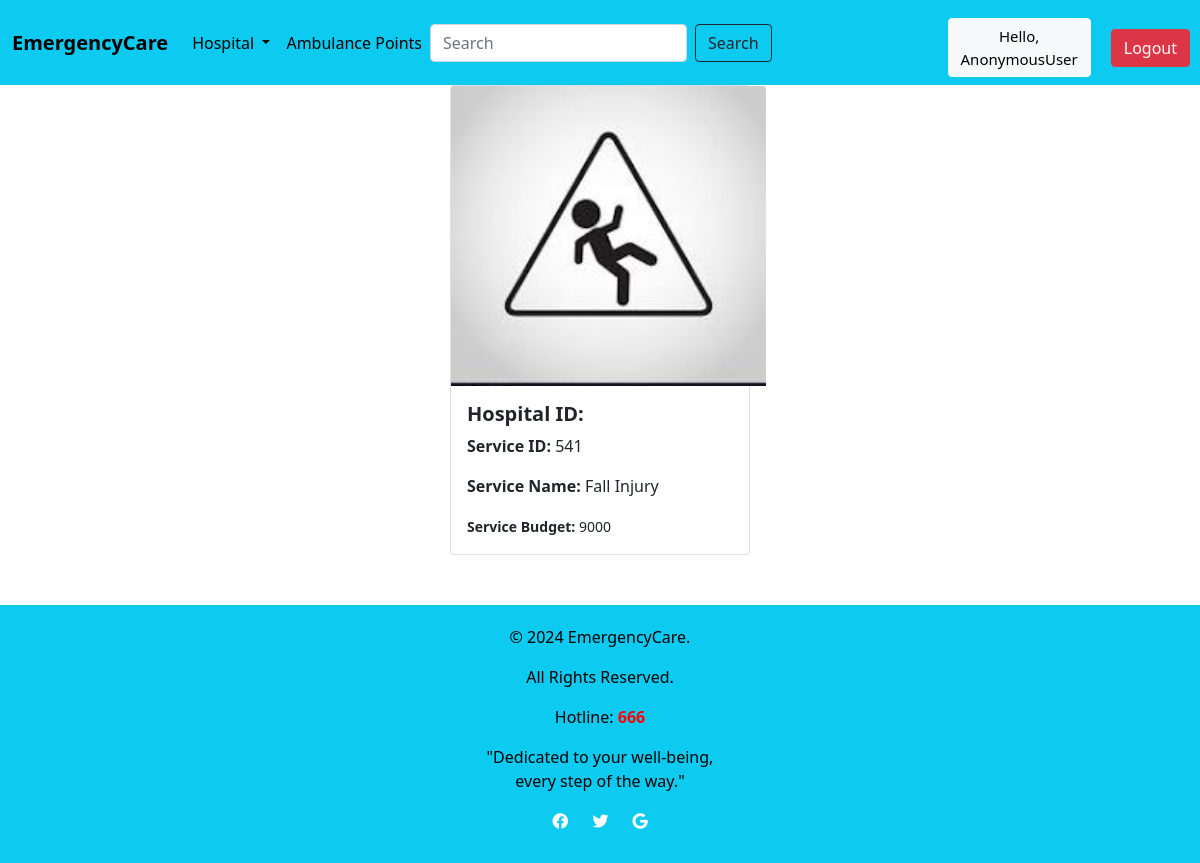
The page /Services/10 on the database its author committed.
### Location/models.py (models this page shows, shortened)
class Services(models.Model):
    H_Name = models.ForeignKey(Hospital, on_delete=models.CASCADE, blank=True, null=True)
    S_ID = models.CharField(max_length=200, blank=True, null=True)
    S_Name = models.CharField(max_length=200, blank=True, null=True)
    S_Budget = models.IntegerField(blank=True, null=True)
    image = models.ImageField(upload_to='images/', blank=True, null=True, default='images/default.jpg')

### Location/views.py (the view)
# urls.py: path('Services/<str:id>', l_views.servicedetails, name='ServiceDetails'),
def servicedetails(request, id):
    service = Services.objects.get(pk=id)
    context = {
       'service': service,
    }
    return render(request, template_name='hospital/ServiceDetails.html', context=context)

### templates/hospital/ServiceDetails.html (shortened to what this page needs)
 {% extends 'hospital/Services.html' %}
 {% block content %}
 {% load static %}
<div class="card mb-3 col-md-3"
     style = "display: block;
     margin-left: auto;
     margin-right: auto">
  {% if service.image %}
 <img src = "{{service.image.url}}" class = "card-img-top" alt="..." style="height: 300px; width: 315px;">
{% endif %}
 <div class="card-body">
  <h5 class="card-title"><b>Hospital ID:</b> {{service.H_ID}}</h5>
  <p class="card-text"><b>Service ID:</b> {{service.S_ID}}</p>
     <p class="card-text"><b>Service Name:</b> {{service.S_Name}}</p>
  <p class="card-text"><small class = "text-body-secondary"><b>Service Budget:</b> {{service.S_Budget}}</small></p>
</div>
</div>
 {% endblock %}

### templates/hospital/ServiceDetails.html (style rules this page uses)
body { background-color: #FFF; }

### rows shown on the page
Services: image (picture), S_ID "541", S_Name "Fall Injury", S_Budget "9000"

### other values the page prints
{{ request.user }} "AnonymousUser"
